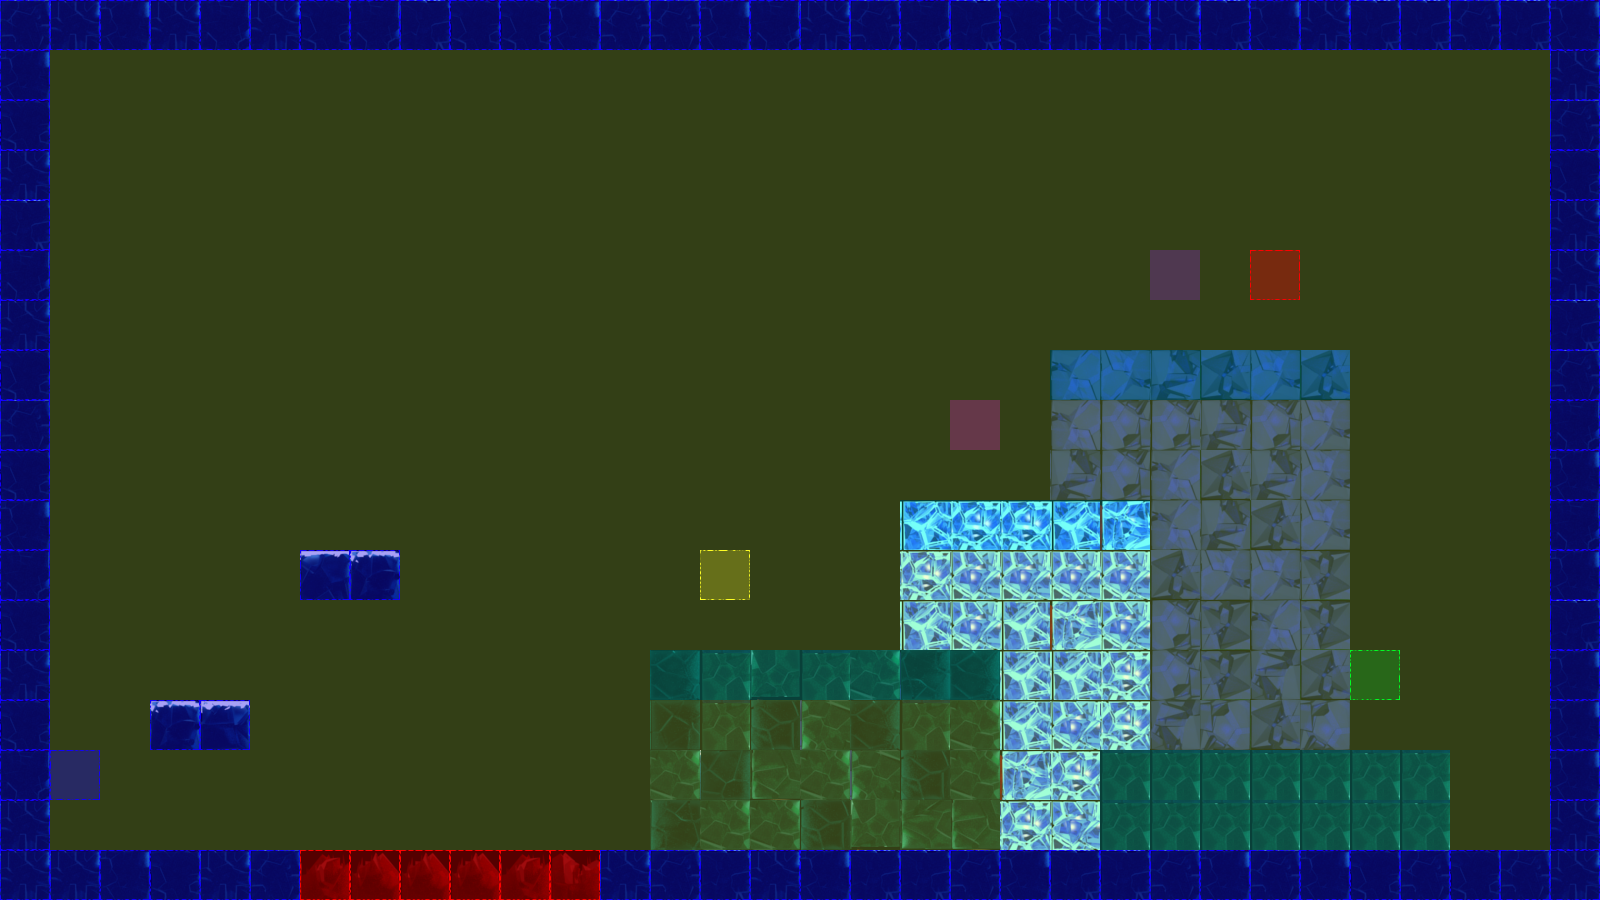

A level layout from a 2D game, rendered from its tile map. Below: a short description, then the map file with tile-grid data replaced by summaries:
An orthogonal 32x18 tile map with 50x50 px tiles, 3 tile layers (terrain, collision, event), 2 tilesets.

<map version="1.0" orientation="orthogonal" renderorder="left-up" width="32" height="18" tilewidth="50" tileheight="50" nextobjectid="3">
 <tileset firstgid="1" name="frozenPlainsTile" tilewidth="50" tileheight="50" tilecount="50" columns="10">
  <image source="tiles/iceTile.png" width="500" height="251" />
 </tileset>
 <tileset firstgid="51" name="collisionTile" tilewidth="50" tileheight="50" tilecount="12" columns="3">
  <image source="tiles/collisionTile.png" width="150" height="200" />
 </tileset>
 <layer name="terrain" width="32" height="18">
  <data>[576 cells, 205 non-empty, 36 distinct tile ids]</data>
 </layer>
 <layer name="collision" width="32" height="18">
  <data>[576 cells, 576 non-empty, 4 distinct tile ids]</data>
 </layer>
 <layer name="event" width="32" height="18">
  <data>[576 cells, 6 non-empty, 6 distinct tile ids]</data>
 </layer>
</map>
